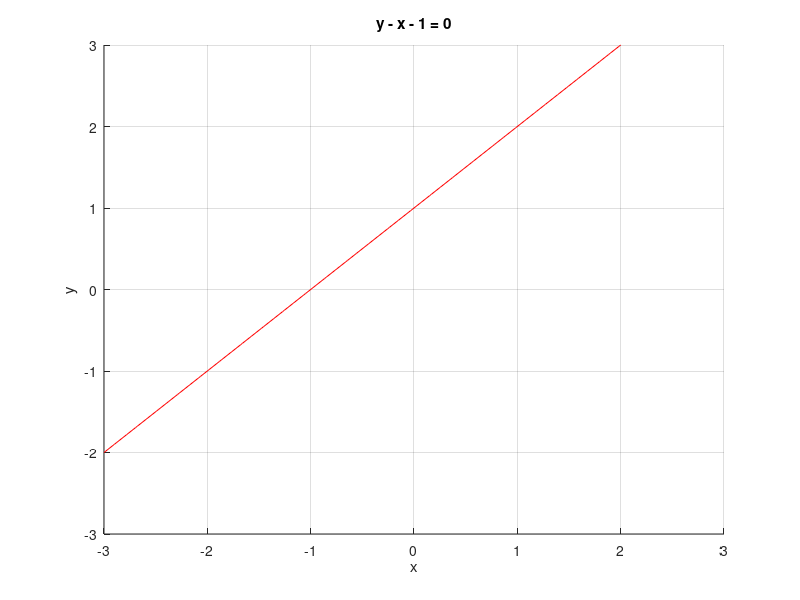

Write MATLAB code to recreate this figure.
ezplot(@(x,y)3*x^2+y^2-2, [-3,3,-3,3])
grid on
hold on % HOIAB SELLE JOONISE ALLES GRAAFIKUL!
j = ezplot(@(x,y)y-x-1, [-3, 3, -3, 3])
set(j, 'color', 'red')  
hold off
